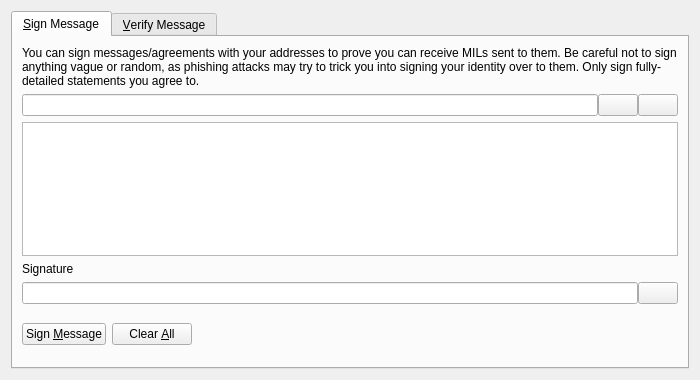
<?xml version="1.0" encoding="UTF-8"?>
<ui version="4.0">
 <class>SignVerifyMessageDialog</class>
 <widget class="QDialog" name="SignVerifyMessageDialog">
  <property name="geometry">
   <rect>
    <x>0</x>
    <y>0</y>
    <width>700</width>
    <height>380</height>
   </rect>
  </property>
  <property name="windowTitle">
   <string>Signatures - Sign / Verify a Message</string>
  </property>
  <property name="modal">
   <bool>true</bool>
  </property>
  <layout class="QVBoxLayout" name="verticalLayout">
   <item>
    <widget class="QTabWidget" name="tabWidget">
     <property name="currentIndex">
      <number>0</number>
     </property>
     <widget class="QWidget" name="tabSignMessage">
      <attribute name="title">
       <string>&amp;Sign Message</string>
      </attribute>
      <layout class="QVBoxLayout" name="verticalLayout_SM">
       <item>
        <widget class="QLabel" name="infoLabel_SM">
         <property name="text">
          <string>You can sign messages/agreements with your addresses to prove you can receive MILs sent to them. Be careful not to sign anything vague or random, as phishing attacks may try to trick you into signing your identity over to them. Only sign fully-detailed statements you agree to.</string>
         </property>
         <property name="textFormat">
          <enum>Qt::PlainText</enum>
         </property>
         <property name="wordWrap">
          <bool>true</bool>
         </property>
        </widget>
       </item>
       <item>
        <layout class="QHBoxLayout" name="horizontalLayout_1_SM">
         <property name="spacing">
          <number>0</number>
         </property>
         <item>
          <widget class="QValidatedLineEdit" name="addressIn_SM">
           <property name="toolTip">
            <string>The MIL address to sign the message with</string>
           </property>
          </widget>
         </item>
         <item>
          <widget class="QPushButton" name="addressBookButton_SM">
           <property name="toolTip">
            <string>Choose previously used address</string>
           </property>
           <property name="text">
            <string/>
           </property>
           <property name="icon">
            <iconset resource="../bitcoin.qrc">
             <normaloff>:/icons/address-book</normaloff>:/icons/address-book</iconset>
           </property>
           <property name="shortcut">
            <string>Alt+A</string>
           </property>
           <property name="autoDefault">
            <bool>false</bool>
           </property>
          </widget>
         </item>
         <item>
          <widget class="QPushButton" name="pasteButton_SM">
           <property name="toolTip">
            <string>Paste address from clipboard</string>
           </property>
           <property name="text">
            <string/>
           </property>
           <property name="icon">
            <iconset resource="../bitcoin.qrc">
             <normaloff>:/icons/editpaste</normaloff>:/icons/editpaste</iconset>
           </property>
           <property name="shortcut">
            <string>Alt+P</string>
           </property>
           <property name="autoDefault">
            <bool>false</bool>
           </property>
          </widget>
         </item>
        </layout>
       </item>
       <item>
        <widget class="QPlainTextEdit" name="messageIn_SM">
         <property name="toolTip">
          <string>Enter the message you want to sign here</string>
         </property>
        </widget>
       </item>
       <item>
        <widget class="QLabel" name="signatureLabel_SM">
         <property name="text">
          <string>Signature</string>
         </property>
         <property name="textFormat">
          <enum>Qt::PlainText</enum>
         </property>
        </widget>
       </item>
       <item>
        <layout class="QHBoxLayout" name="horizontalLayout_2_SM">
         <property name="spacing">
          <number>0</number>
         </property>
         <item>
          <widget class="QLineEdit" name="signatureOut_SM">
           <property name="font">
            <font>
             <italic>true</italic>
            </font>
           </property>
           <property name="readOnly">
            <bool>true</bool>
           </property>
          </widget>
         </item>
         <item>
          <widget class="QPushButton" name="copySignatureButton_SM">
           <property name="toolTip">
            <string>Copy the current signature to the system clipboard</string>
           </property>
           <property name="text">
            <string/>
           </property>
           <property name="icon">
            <iconset resource="../bitcoin.qrc">
             <normaloff>:/icons/editcopy</normaloff>:/icons/editcopy</iconset>
           </property>
           <property name="autoDefault">
            <bool>false</bool>
           </property>
          </widget>
         </item>
        </layout>
       </item>
       <item>
        <layout class="QHBoxLayout" name="horizontalLayout_3_SM">
         <item>
          <widget class="QPushButton" name="signMessageButton_SM">
           <property name="toolTip">
            <string>Sign the message to prove you own this MIL address</string>
           </property>
           <property name="text">
            <string>Sign &amp;Message</string>
           </property>
           <property name="icon">
            <iconset resource="../bitcoin.qrc">
             <normaloff>:/icons/edit</normaloff>:/icons/edit</iconset>
           </property>
           <property name="autoDefault">
            <bool>false</bool>
           </property>
          </widget>
         </item>
         <item>
          <widget class="QPushButton" name="clearButton_SM">
           <property name="toolTip">
            <string>Reset all sign message fields</string>
           </property>
           <property name="text">
            <string>Clear &amp;All</string>
           </property>
           <property name="icon">
            <iconset resource="../bitcoin.qrc">
             <normaloff>:/icons/remove</normaloff>:/icons/remove</iconset>
           </property>
           <property name="autoDefault">
            <bool>false</bool>
           </property>
          </widget>
         </item>
         <item>
          <spacer name="horizontalSpacer_1_SM">
           <property name="orientation">
            <enum>Qt::Horizontal</enum>
           </property>
           <property name="sizeHint" stdset="0">
            <size>
             <width>40</width>
             <height>48</height>
            </size>
           </property>
          </spacer>
         </item>
         <item>
          <widget class="QLabel" name="statusLabel_SM">
           <property name="font">
            <font>
             <weight>75</weight>
             <bold>true</bold>
            </font>
           </property>
           <property name="text">
            <string/>
           </property>
           <property name="wordWrap">
            <bool>true</bool>
           </property>
          </widget>
         </item>
         <item>
          <spacer name="horizontalSpacer_2_SM">
           <property name="orientation">
            <enum>Qt::Horizontal</enum>
           </property>
           <property name="sizeHint" stdset="0">
            <size>
             <width>40</width>
             <height>48</height>
            </size>
           </property>
          </spacer>
         </item>
        </layout>
       </item>
      </layout>
     </widget>
     <widget class="QWidget" name="tabVerifyMessage">
      <attribute name="title">
       <string>&amp;Verify Message</string>
      </attribute>
      <layout class="QVBoxLayout" name="verticalLayout_VM">
       <item>
        <widget class="QLabel" name="infoLabel_VM">
         <property name="text">
          <string>Enter the receiver's address, message (ensure you copy line breaks, spaces, tabs, etc. exactly) and signature below to verify the message. Be careful not to read more into the signature than what is in the signed message itself, to avoid being tricked by a man-in-the-middle attack. Note that this only proves the signing party receives with the address, it cannot prove sendership of any transaction!</string>
         </property>
         <property name="textFormat">
          <enum>Qt::PlainText</enum>
         </property>
         <property name="alignment">
          <set>Qt::AlignLeading|Qt::AlignLeft|Qt::AlignTop</set>
         </property>
         <property name="wordWrap">
          <bool>true</bool>
         </property>
        </widget>
       </item>
       <item>
        <layout class="QHBoxLayout" name="horizontalLayout_1_VM">
         <property name="spacing">
          <number>0</number>
         </property>
         <item>
          <widget class="QValidatedLineEdit" name="addressIn_VM">
           <property name="toolTip">
            <string>The MIL address the message was signed with</string>
           </property>
          </widget>
         </item>
         <item>
          <widget class="QPushButton" name="addressBookButton_VM">
           <property name="toolTip">
            <string>Choose previously used address</string>
           </property>
           <property name="text">
            <string/>
           </property>
           <property name="icon">
            <iconset resource="../bitcoin.qrc">
             <normaloff>:/icons/address-book</normaloff>:/icons/address-book</iconset>
           </property>
           <property name="shortcut">
            <string>Alt+A</string>
           </property>
           <property name="autoDefault">
            <bool>false</bool>
           </property>
          </widget>
         </item>
        </layout>
       </item>
       <item>
        <widget class="QPlainTextEdit" name="messageIn_VM"/>
       </item>
       <item>
        <widget class="QValidatedLineEdit" name="signatureIn_VM"/>
       </item>
       <item>
        <layout class="QHBoxLayout" name="horizontalLayout_2_VM">
         <item>
          <widget class="QPushButton" name="verifyMessageButton_VM">
           <property name="toolTip">
            <string>Verify the message to ensure it was signed with the specified MIL address</string>
           </property>
           <property name="text">
            <string>Verify &amp;Message</string>
           </property>
           <property name="icon">
            <iconset resource="../bitcoin.qrc">
             <normaloff>:/icons/transaction_0</normaloff>:/icons/transaction_0</iconset>
           </property>
           <property name="autoDefault">
            <bool>false</bool>
           </property>
          </widget>
         </item>
         <item>
          <widget class="QPushButton" name="clearButton_VM">
           <property name="toolTip">
            <string>Reset all verify message fields</string>
           </property>
           <property name="text">
            <string>Clear &amp;All</string>
           </property>
           <property name="icon">
            <iconset resource="../bitcoin.qrc">
             <normaloff>:/icons/remove</normaloff>:/icons/remove</iconset>
           </property>
           <property name="autoDefault">
            <bool>false</bool>
           </property>
          </widget>
         </item>
         <item>
          <spacer name="horizontalSpacer_1_VM">
           <property name="orientation">
            <enum>Qt::Horizontal</enum>
           </property>
           <property name="sizeHint" stdset="0">
            <size>
             <width>40</width>
             <height>48</height>
            </size>
           </property>
          </spacer>
         </item>
         <item>
          <widget class="QLabel" name="statusLabel_VM">
           <property name="font">
            <font>
             <weight>75</weight>
             <bold>true</bold>
            </font>
           </property>
           <property name="text">
            <string/>
           </property>
           <property name="wordWrap">
            <bool>true</bool>
           </property>
          </widget>
         </item>
         <item>
          <spacer name="horizontalSpacer_2_VM">
           <property name="orientation">
            <enum>Qt::Horizontal</enum>
           </property>
           <property name="sizeHint" stdset="0">
            <size>
             <width>40</width>
             <height>48</height>
            </size>
           </property>
          </spacer>
         </item>
        </layout>
       </item>
      </layout>
     </widget>
    </widget>
   </item>
  </layout>
 </widget>
 <customwidgets>
  <customwidget>
   <class>QValidatedLineEdit</class>
   <extends>QLineEdit</extends>
   <header>qvalidatedlineedit.h</header>
  </customwidget>
 </customwidgets>
 <resources>
  <include location="../bitcoin.qrc"/>
 </resources>
 <connections/>
</ui>
